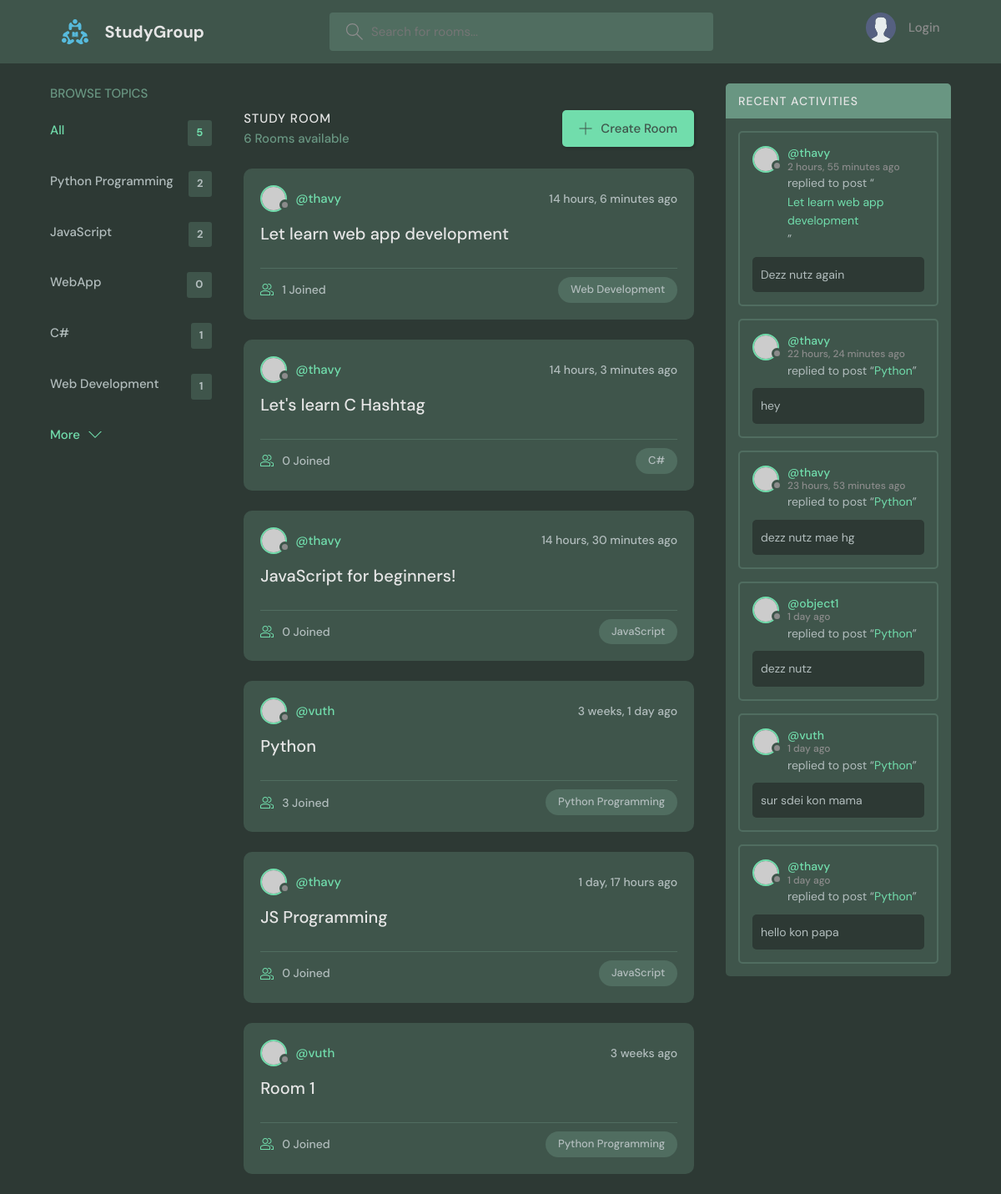
The page / on the database its author committed.
### base/models.py (models this page shows, shortened)
class Topic(models.Model):
    name = models.CharField(max_length=200)

class Room(models.Model):
    host = models.ForeignKey(User, on_delete=models.SET_NULL, null=True)
    topic = models.ForeignKey(Topic, on_delete=models.SET_NULL, null=True)
    name = models.CharField(max_length=200)
    description = models.TextField(null=True, blank=True)
    participants = models.ManyToManyField(User, related_name='participants', blank=True)
    updated = models.DateTimeField(auto_now=True)
    created = models.DateTimeField(auto_now_add=True)
    def __str__(self):
        return self.name
    class Meta:
        ordering = ['-updated', '-created']

class Message(models.Model):
    user = models.ForeignKey(User, on_delete=models.SET_NULL, null=True)
    room = models.ForeignKey(Room, on_delete=models.CASCADE)
    body = models.TextField()
    updated = models.DateTimeField(auto_now=True)
    created = models.DateTimeField(auto_now_add=True)
    class Meta:
        ordering = ['-updated', '-created']

### base/views.py (the view)
# urls.py: path('', views.home, name="home"),
def home(request):
    q = request.GET.get('q') if request.GET.get('q') != None else ''
    rooms = Room.objects.filter(
        Q(topic__name__icontains=q) |
        Q(name__icontains=q) |
        Q(description__icontains=q)
    )
    topics = Topic.objects.all()
    room_count = rooms.count()
    room_messages = Message.objects.filter(Q(room__topic__name__icontains=q))
    context = {'rooms': rooms, 'topics': topics, 'room_count': room_count, 'room_messages': room_messages}
    return render(request, 'base/home.html', context)

### base/templates/base/home.html (shortened to what this page needs)
{% extends 'main.html' %}
{% block content %}
<main class="layout layout--3">
  <div class="container">
    {% include 'base/topic_component.html' %}
    <div class="roomList">
      <div class="roomList__header">
        <div>
          <h2>Study Room</h2>
          <p>{{room_count}} Rooms available</p>
        </div>
        <a class="btn btn--main" href="{% url 'create-room' %}">
          <svg
            version="1.1"
            xmlns="http://www.w3.org/2000/svg"
            width="32"
            height="32"
            viewBox="0 0 32 32"
          >
            <title>add</title>
            <path
              d="M16.943 0.943h-1.885v14.115h-14.115v1.885h14.115v14.115h1.885v-14.115h14.115v-1.885h-14.115v-14.115z"
            ></path>
          </svg>
          Create Room
        </a>
      </div>
      {% include 'base/feed_component.html' %}
    </div>
    {% include 'base/activity_component.html' %}
  </div>
</main>
{% endblock content %}

### base/templates/base/topic_component.html
<div class="topics">
  <div class="topics__header">
    <h2>Browse Topics</h2>
  </div>
  <ul class="topics__list">
    <li>
      <a href="{% url 'home' %}" class="active">All <span>{{topics.count}}</span></a>
    </li>
    {% for topic in topics %}
    <li>
      <a href="{% url 'home' %}?q={{topic.name}}">{{topic.name}} <span>{{topic.room_set.all.count}}</span></a>
    </li>
    {% endfor %}
  </ul>
  <a class="btn btn--link" href="topics.html">
    More
    <svg
      version="1.1"
      xmlns="http://www.w3.org/2000/svg"
      width="32"
      height="32"
      viewBox="0 0 32 32"
    >
      <title>chevron-down</title>
      <path d="M16 21l-13-13h-3l16 16 16-16h-3l-13 13z"></path>
    </svg>
  </a>
</div>

### base/templates/base/feed_component.html (shortened to what this page needs)
{% for room in rooms %}
<div class="roomListRoom">
    <div class="roomListRoom__header">
      <a href="{% url 'user-profile' room.host.id %}" class="roomListRoom__author">
        <div class="avatar avatar--small">
          <img src="https://randomuser.me/api/portraits/women/11.jpg" />
        </div>
        <span>@{{room.host.username}}</span>
      </a>
      <div class="roomListRoom__actions">
        <span>{{room.created|timesince}} ago</span>
      </div>
    </div>
    <div class="roomListRoom__content">
      <a href="{% url 'room' room.id %}">{{room.name}}</a>
    </div>
    <div class="roomListRoom__meta">
      <a href="{% url 'room' room.id %}" class="roomListRoom__joined">
        {{room.participants.all.count}} Joined
      </a>
      <p class="roomListRoom__topic">{{room.topic.name}}</p>
    </div>
</div>
{% endfor %}

### base/templates/base/activity_component.html (shortened to what this page needs)
<div class="activities">
    <div class="activities__header">
      <h2>Recent Activities</h2>
    </div>
    {% for msg in room_messages %}
    <div class="activities__box">
      <div class="activities__boxHeader roomListRoom__header">
        <a href="{% url 'user-profile' msg.user.id %}" class="roomListRoom__author">
          <div class="avatar avatar--small">
            <img src="https://randomuser.me/api/portraits/women/11.jpg" />
          </div>
          <p>
            @{{msg.user}}
            <span>{{msg.created|timesince}} ago</span>
          </p>
        </a>
      </div>
      <div class="activities__boxContent">
        <p>
          replied to post “<a href="{% url 'room' msg.room.id %}">{{msg.room}}</a
          >”
        </p>
        <div class="activities__boxRoomContent">
          {{msg.body}}
        </div>
      </div>
    </div>
    {% endfor %}
  </div>

### rows shown on the page
Topic: name "Python Programming", room_set.all.count "2"
Topic: name "JavaScript", room_set.all.count "2"
Topic: name "WebApp", room_set.all.count "0"
Topic: name "C#", room_set.all.count "1"
Topic: name "Web Development", room_set.all.count "1"
Room: host.username "thavy", created "14 hours, 6 minutes", name "Let learn web app development", participants.all.count "1", topic.name "Web Development"
Room: host.username "thavy", created "14 hours, 3 minutes", name "Let's learn C Hashtag", participants.all.count "0", topic.name "C#"
Room: host.username "thavy", created "14 hours, 30 minutes", name "JavaScript for beginners!", participants.all.count "0", topic.name "JavaScript"
Room: host.username "vuth", created "3 weeks, 1 day", name "Python", participants.all.count "3", topic.name "Python Programming"
Room: host.username "thavy", created "1 day, 17 hours", name "JS Programming", participants.all.count "0", topic.name "JavaScript"
Room: host.username "vuth", created "3 weeks", name "Room 1", participants.all.count "0", topic.name "Python Programming"
Message: user "thavy", created "2 hours, 55 minutes", room "Let learn web app development", body "Dezz nutz again"
Message: user "thavy", created "22 hours, 24 minutes", room "Python", body "hey"
Message: user "thavy", created "23 hours, 53 minutes", room "Python", body "dezz nutz mae hg"
Message: user "object1", created "1 day", room "Python", body "dezz nutz"
Message: user "vuth", created "1 day", room "Python", body "sur sdei kon mama"
Message: user "thavy", created "1 day", room "Python", body "hello kon papa"

### other values the page prints
{{ topics.count }} "5"
{{ room_count }} "6"
